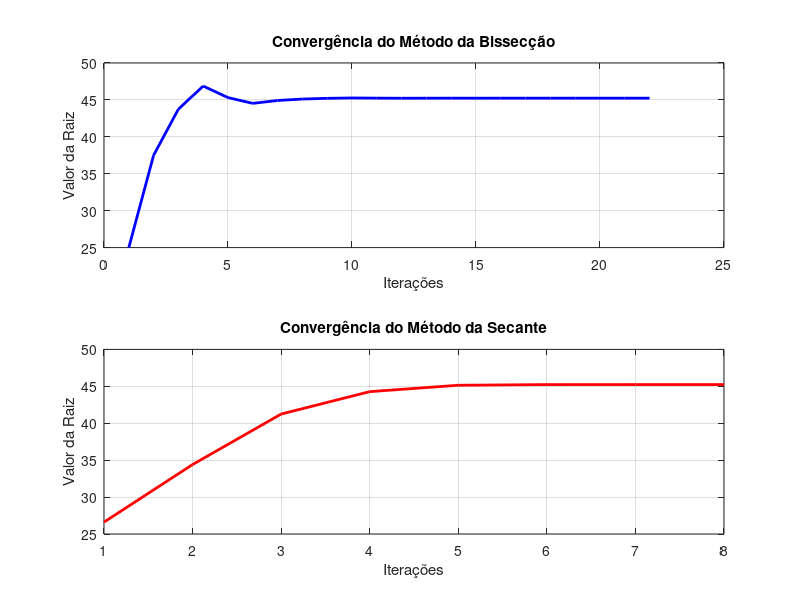

MATLAB code for this plot:
function lista5Questao2()
    % Definindo constantes
    Pu_max = 80000; % População máxima urbana
    ku = 0.05; % Taxa de declínio da população urbana
    Ps_max = 320000; % População máxima suburbana
    P0 = 10000; % População inicial suburbana
    ks = 0.09; % Taxa de crescimento suburbano

    % Definindo o limite superior e inferior para a busca
    a = 0; % Tempo inicial
    b = 50; % Tempo final (em anos)

    % Define a tolerância para o erro absoluto
    Es = 5e-5; % Tolerância em porcentagem

    % Executar o método da bissecção
    fprintf("Método da Bissecção:\n");
    [rootBisseccao, itBisseccao, valoresBisseccao] = metodoBisseccao(Pu_max, Ps_max, P0, ku, ks, a, b, Es);

    % Verifica se o método da bissecção retornou valores válidos
    if isempty(rootBisseccao) || isempty(itBisseccao)
        disp("Erro no método da bissecção.");
        return;
    end

    % Executar o método da secante
    fprintf("\nMétodo da Secante:\n");
    [rootSecante, itSecante, valoresSecante] = metodoSecante(Pu_max, Ps_max, P0, ku, ks, Es);

    % Verifica se o método da secante retornou valores válidos
    if isempty(rootSecante) || isempty(itSecante)
        disp("Erro no método da secante.");
        return;
    end

    % Criar tabela comparativa
    criar_tabela(itBisseccao, rootBisseccao, itSecante, rootSecante);

    % Criar gráficos de convergência
    criar_graficos(itBisseccao, valoresBisseccao, itSecante, valoresSecante);
endfunction

function [r, it, valores] = metodoBisseccao(Pu_max, Ps_max, P0, ku, ks, a, b, Es)
    Ea = Inf; % Erro absoluto inicial
    r = [];  % Inicializa como vazio para evitar erros
    it = 0;   % Contador de iterações
    n = 30;   % Número máximo de iterações
    valores = []; % Armazena os valores de r

    if (funcao(Pu_max, Ps_max, P0, ku, ks, a) * funcao(Pu_max, Ps_max, P0, ku, ks, b) > 0)
        disp("Erro: não há mudança de sinal!");
        return;
    end

    while (it < n)
        rPrevio = r;
        r = (a + b) / 2; % Cálculo do ponto médio
        valores = [valores; r]; % Armazena o valor atual

        if it > 0
            Ea = calcularErroEstimativa(r, rPrevio);
        end

        fprintf('Iteração %d: a = %f, b = %f, r = %f, f(r) = %f, Aproximado = %f\n', ...
                it + 1, a, b, r, funcao(Pu_max, Ps_max, P0, ku, ks, r), Ea);

        if (Ea <= Es)
            fprintf("Raiz encontrada: %f\n", r);
            break;
        end

        it = it + 1;

        if (funcao(Pu_max, Ps_max, P0, ku, ks, a) * funcao(Pu_max, Ps_max, P0, ku, ks, r) < 0)
            b = r; % Atualiza o limite superior
        else
            a = r; % Atualiza o limite inferior
        end
    endwhile

    if it >= n
        fprintf("Método falhou em %d iterações\n", it);
    end

    if isempty(r)
        r = NaN; % Atribuir NaN para indicar que não foi encontrada raiz
    end
endfunction

function [r, it, valores] = metodoSecante(Pu_max, Ps_max, P0, ku, ks, Es)
    Ea = Inf;  % Erro absoluto inicial
    it = 0;    % Contador de iterações
    N = 20; % Número máximo de iterações
    xPrevio = 10; % Valor inicial de t
    x = 10.1; % Um valor ligeiramente diferente para x
    valores = []; % Armazena os valores de xr

    f = @(t) funcao(Pu_max, Ps_max, P0, ku, ks, t);

    while (it < N)
        xProx = (xPrevio * f(x) - x * f(xPrevio)) / (f(x) - f(xPrevio)); % Cálculo do próximo valor
        valores = [valores; xProx]; % Armazena o valor atual

        % Mensagem de depuração para ver os valores
        fprintf('Iteração %d: xr = %f, f(x) = %f, Ea = %f\n', it + 1, xProx, f(xProx), Ea);

        Ea = calcularErroEstimativa(xProx, x); % Cálculo do erro absoluto

        if (Ea < Es)
            fprintf("Iterações %d: Raiz encontrada: %f\n", it + 1, xProx);
            r = xProx; % Atribui r como a raiz encontrada
            return; % Encerra a função se a raiz for encontrada
        end

        % Atualiza os valores para a próxima iteração
        xPrevio = x;
        x = xProx;
        it = it + 1; % Incrementa o contador de iterações
    endwhile

    fprintf("Método falhou em %d iterações\n", it);

    if it >= N
        r = NaN; % Atribuir NaN para indicar que não foi encontrada raiz
    end
endfunction

function f = funcao(Pu_max, Ps_max, P0, ku, ks, t)
    Pu = Pu_max * exp(-ku * t); % Cálculo da população urbana
    Ps = Ps_max * (P0 / (Ps_max + ((Ps_max / P0) - 1) * exp(-ks * t))); % Cálculo da população suburbana
    f = Ps - 1.2 * Pu; % Retorna a diferença entre a população suburbana e 20% da urbana
endfunction

function Ea = calcularErroEstimativa(resultadoAtual, resultadoPrev)
    if resultadoPrev == Inf
        Ea = Inf; % Se o valor anterior for infinito, o erro é infinito
    else
        Ea = abs((resultadoAtual - resultadoPrev) / resultadoAtual) * 100; % Calcula o erro percentual
    end
endfunction

function criar_tabela(itBisseccao, rootBisseccao, itSecante, rootSecante)
    fprintf("\nTabela Comparativa:\n");
    fprintf("%-20s %-20s %-20s\n", "Método", "Número de Iterações", "Resultado Final");
    fprintf("%-20s %-20d %-20f\n", "Bissecção", itBisseccao, rootBisseccao);
    fprintf("%-20s %-20d %-20f\n", "Secante", itSecante, rootSecante);
endfunction

function criar_graficos(itBisseccao, valoresBisseccao, itSecante, valoresSecante)
    figure;

    % Gráfico para Bissecção
    subplot(2, 1, 1);
    plot(1:length(valoresBisseccao), valoresBisseccao, 'b-', 'LineWidth', 2);
    title('Convergência do Método da Bissecção');
    xlabel('Iterações');
    ylabel('Valor da Raiz');
    grid on;

    % Gráfico para Secante
    subplot(2, 1, 2);
    plot(1:length(valoresSecante), valoresSecante, 'r-', 'LineWidth', 2);
    title('Convergência do Método da Secante');
    xlabel('Iterações');
    ylabel('Valor da Raiz');
    grid on;

    % Salvar gráficos
    saveas(gcf, 'convergencia_metodos_bisseccao_secante.png');
endfunction

% Chama a função principal
lista5Questao2();

